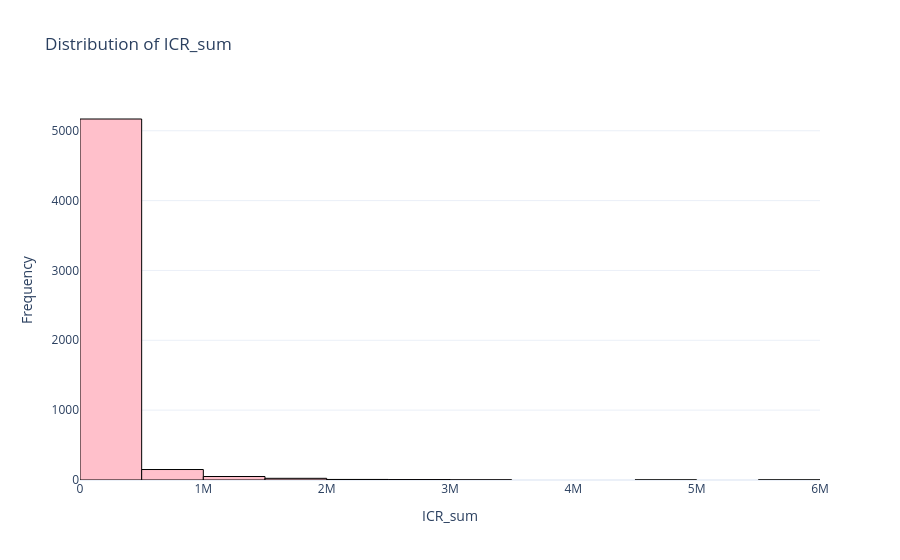

Notebook source saved alongside this figure:
### Code cell
fig = go.Figure()

fig.add_trace(
    go.Histogram(
        x = df["ICR_sum"],
        marker= dict(color = "pink", line = dict(width = 1, color = "black")),
        nbinsx=15
    )
)
# fig.update_xaxes(type="log")  
fig.update_layout(
    title = "Distribution of ICR_sum",
    xaxis_title = "ICR_sum",
    yaxis_title = "Frequency",
    template = "plotly_white"
)

fig.show()

### Figure 1 — Plotly figure (JSON) as saved in the notebook; plotly's stock layout.template omitted (floating-point values rounded to 4 significant figures; data arrays with more than 128 entries replaced by an {"elided": "..."} marker saying what was removed)
{"data": [{"marker": {"color": "pink", "line": {"color": "black", "width": 1}}, "nbinsx": 15, "type": "histogram", "x": {"elided": "5410 int values"}}], "layout": {"title": {"text": "Distribution of ICR_sum"}, "xaxis": {"title": {"text": "ICR_sum"}}, "yaxis": {"title": {"text": "Frequency"}}}}
